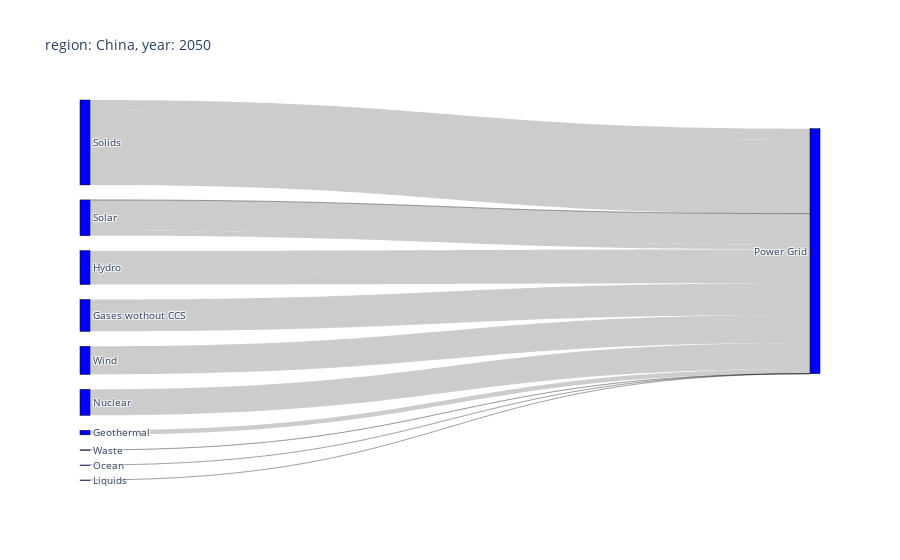

The cell this chart's notebook holds for it:
### Markdown cell above
The information of pyam about Sankey diagrams can be shown here: https://pyam-iamc.readthedocs.io/en/stable/gallery/plot_sankey.html#sphx-glr-gallery-plot-sankey-py

In essence, the <b>variable</b> defines the value of the flow, meanwhile <b>source</b> and <b>target</b> are user-defined. The diagram automatically identifies <b>sources</b> and <b>targets</b> to build the connections. <br />

{ <br />

    variable: (source, target), 

} <br />


We first map the variables and define categories. Then, we call the object Sankey plot

### Code cell
sankey_mapping = {
    "Secondary Energy|Electricity|Gas Fuels|w/ CCS": ("Gas fuels", "Power Grid"),
    "Secondary Energy|Electricity|Gas Fuels|w/o CCS": ("Gases wothout CCS", "Power Grid"),
    "Secondary Energy|Electricity|Geothermal": ("Geothermal", "Power Grid"),
    "Secondary Energy|Electricity|Hydro|Dammed": ("Hydro", "Power Grid"),
    "Secondary Energy|Electricity|Hydro|Run Of River": ("Hydro", "Power Grid"),
    "Secondary Energy|Electricity|Liquid Fuels|w/ CCS": ("Liquids", "Power Grid"),
    "Secondary Energy|Electricity|Liquid Fuels|w/o CCS": ("Liquids", "Power Grid"),
    "Secondary Energy|Electricity|Nuclear": ("Nuclear", "Power Grid"),
    "Secondary Energy|Electricity|Ocean": ("Ocean", "Power Grid"),
    "Secondary Energy|Electricity|Solar|CSP": ("Solar", "Power Grid"),
    "Secondary Energy|Electricity|Solar|Open Space|PV": ("Solar", "Power Grid"),
    "Secondary Energy|Electricity|Solar|Urban|PV": ("Solar", "Power Grid"),
    "Secondary Energy|Electricity|Solid|Biomass|w/ CCS": ("Solids", "Power Grid"),
    "Secondary Energy|Electricity|Solid|Biomass|w/o CCS": ("Solids", "Power Grid"),
    "Secondary Energy|Electricity|Solid|Fossil|w/ CCS": ("Solids", "Power Grid"),
    "Secondary Energy|Electricity|Solid|Fossil|w/o CCS": ("Solids", "Power Grid"),
    "Secondary Energy|Electricity|Waste|w/ CCS": ("Waste", "Power Grid"),
    "Secondary Energy|Electricity|Waste|w/o CCS": ("Waste", "Power Grid"),
    "Secondary Energy|Electricity|Wind|Offshore": ("Wind", "Power Grid"),
    "Secondary Energy|Electricity|Wind|Onshore": ("Wind", "Power Grid")
}


fig = df.filter(region="China", year=2050, unit="EJ/yr").plot.sankey(mapping=sankey_mapping)
# calling `show()` is necessary to have the thumbnail in the gallery overview
plotly.io.show(fig)

### Figure 1 — Plotly figure (JSON) as saved in the notebook; plotly's stock layout.template omitted (floating-point values rounded to 4 significant figures)
{"data": [{"link": {"hovertemplate": "\"%{source.label}\" to \"%{target.label}\":                 %{value}<extra></extra>", "source": [7, 2, 8, 0, 0, 9, 9, 1, 5, 6, 6, 6, 4, 4, 4, 4, 3, 3, 10, 10], "target": [11, 11, 11, 11, 11, 11, 11, 11, 11, 11, 11, 11, 11, 11, 11, 11, 11, 11, 11, 11], "value": [0, 4.611, 0.6442, 4.258, 0.6242, 0, 0.0003348, 3.756, 8.957e-06, 0.0004276, 4.46, 0.7184, 0, 1.555, 0, 10.73, 0, 0.02614, 1.72, 2.334]}, "node": {"color": "blue", "hovertemplate": "%{label}: %{value}<extra></extra>", "label": ["Hydro", "Nuclear", "Gases wothout CCS", "Waste", "Solids", "Ocean", "Solar", "Gas fuels", "Geothermal", "Liquids", "Wind", "Power Grid"], "line": {"color": "black", "width": 0.5}, "pad": 15, "thickness": 10}, "type": "sankey", "valuesuffix": "EJ/yr"}], "layout": {"font": {"size": 10}, "title": {"text": "region: China, year: 2050"}}}
